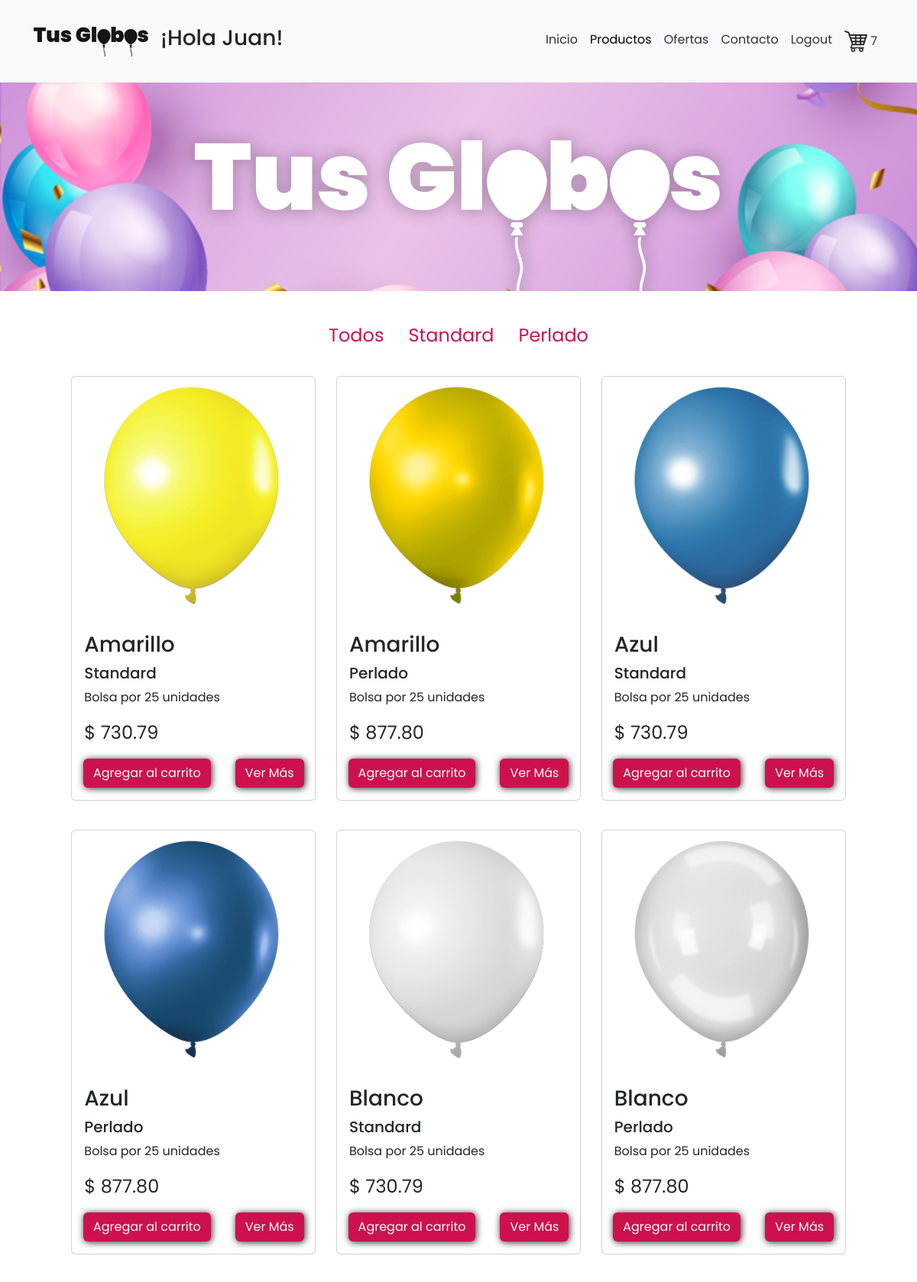
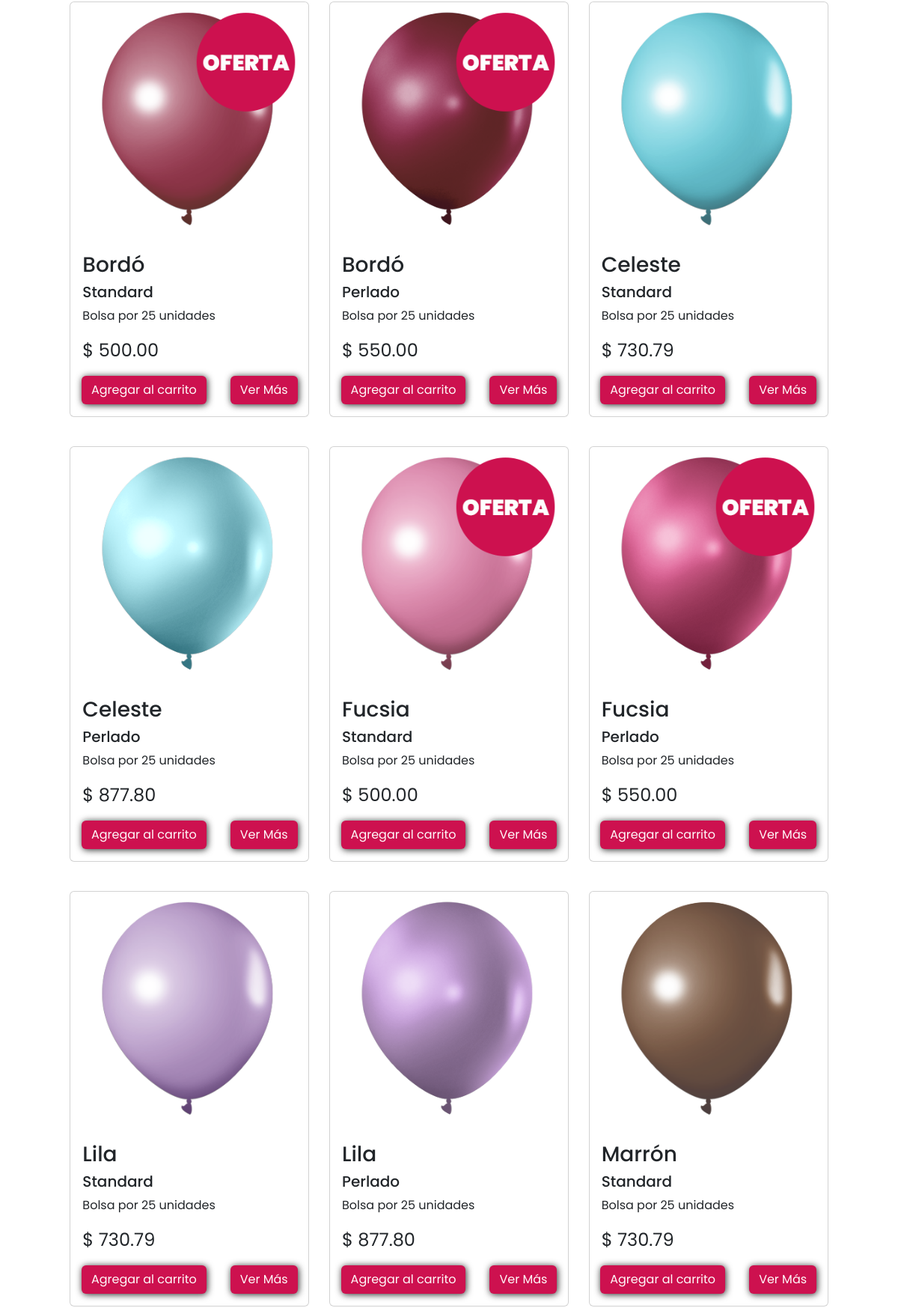
The page /public/views/template/catalogo.php (signed in, upper part) on the database its author committed (2 pictures, top to bottom).
### tables this page shows
CREATE TABLE `productos` (
  `id` int(11) NOT NULL,
  `nombre` varchar(50) DEFAULT NULL,
  `tipo` varchar(20) DEFAULT NULL,
  `descripcion` varchar(100) DEFAULT NULL,
  `precio` decimal(8,2) DEFAULT NULL,
  `unidadesporbolsa` int(11) DEFAULT NULL,
  `categoria` varchar(20) DEFAULT NULL,
  `imagen` varchar(50) DEFAULT NULL,
  `stock` int(11) DEFAULT NULL
);

### resources/controllers/Productos.php (called while the page is built, shortened)
<?php
class Productos {
    public function traer_catalogo():array{
      $conexion = new Conexion();
      $db = $conexion->getConexion();
      $query = "SELECT * FROM productos";
      $stmt = $db->prepare($query);
      $stmt->execute();
      $catalogo = [];
   while ($row = $stmt->fetch(PDO::FETCH_ASSOC)){
          $productos = new self();
          $productos->id = $row['id'];
          $productos->nombre = $row['nombre'];
          $productos->tipo = $row['tipo'];
          $productos->precio = $row['precio'];
          $productos->descripcion = $row['descripcion'];
          $productos->unidadesporbolsa = $row['unidadesporbolsa'];
          $productos->imagen = $row['imagen'];
          $productos->categoria = $row['categoria'];
          $productos->stock = $row['stock'];
                    $catalogo[] = $productos;
        }
        return $catalogo;
    }
}
?>

### public/views/parts/producto_catalogo.php (the view, shortened to what this page needs)
<div class="container-cards" id="resultado">
    <?php
    require_once "../../../resources/controllers/Productos.php";
    $miObjeto = new Productos;
    $catalogo = $miObjeto->traer_catalogo();
    usort($catalogo, 'compararPorColor');
    foreach ($catalogo as $catalogoValue) {
        ?>
        <div class="card" style="width: 20rem;">
            <img class="card-img-top" src="../assets/img/<?php echo $catalogoValue->imagen ?>.png" alt="Globo color <?php echo $catalogoValue->nombre ?>">
            <div class="card-body">
                <h3 class="card-title"><?php echo $catalogoValue->nombre ?></h3>
                <h5><?php echo $catalogoValue->tipo ?></h5>
                <p class="card-text">Bolsa por <?php echo $catalogoValue->unidadesporbolsa ?> unidades</p>
                <p class="card-text precio-card">$ <?php echo $catalogoValue->precio ?></p>
            </div>
            <div class="div-btn-card">
                <a  class="btn" onclick="agregarACarrito(<?php echo $catalogoValue->id ?>, <?php echo $_SESSION['user']['id']?>)">Agregar al carrito</a>
                <a data-id="<?php echo $catalogoValue->id ?>" href="detalleproducto.php?id=<?= $catalogoValue->id ?>" class="btn">Ver Más</a>
            </div>
        </div>
        <?php
    }
    ?>
</div>

### public/views/assets/css/stylesgeneral.css (style rules this page uses)
* { margin: 0; padding: 0; font-family: "Poppins", sans-serif; box-sizing: border-box; }
:root { --color-light: #fffafa; --color-gris-medio: #32322c; --color-principal: rgb(205, 17, 79); --color-secundario: rgb(243, 42, 109); --color-gris-oscuro: #4c6085; }
.div-btn-card { display: flex; justify-content: center; gap: 2rem; }
.div-btn-card a { background-color: var(--color-principal); color: var(--color-light); filter: drop-shadow(1px 1px 5px rgb(37, 37, 37)); }
.precio-card { font-size: 1.5rem; }
.container-cards { display: grid; justify-items: center; grid-template-columns: repeat(3, 1fr); margin-inline: 5rem; }
.card { margin: 1.2rem 0rem; padding-bottom: 1rem; }
.card-title, h5, .btn-filtros { text-transform: capitalize; }

### rows shown on the page
productos: imagen (picture), nombre "Amarillo", tipo "Standard", unidadesporbolsa "25", precio "730.79"
productos: imagen (picture), nombre "Amarillo", tipo "Perlado", unidadesporbolsa "25", precio "877.80"
productos: imagen (picture), nombre "Azul", tipo "Standard", unidadesporbolsa "25", precio "730.79"
productos: imagen (picture), nombre "Azul", tipo "Perlado", unidadesporbolsa "25", precio "877.80"
productos: imagen (picture), nombre "Blanco", tipo "Standard", unidadesporbolsa "25", precio "730.79"
productos: imagen (picture), nombre "Blanco", tipo "Perlado", unidadesporbolsa "25", precio "877.80"
productos: imagen (picture), nombre "Bordó", tipo "Standard", unidadesporbolsa "25", precio "500.00"
productos: imagen (picture), nombre "Bordó", tipo "Perlado", unidadesporbolsa "25", precio "550.00"
productos: imagen (picture), nombre "Celeste", tipo "Standard", unidadesporbolsa "25", precio "730.79"
productos: imagen (picture), nombre "Celeste", tipo "Perlado", unidadesporbolsa "25", precio "877.80"
productos: imagen (picture), nombre "Fucsia", tipo "Standard", unidadesporbolsa "25", precio "500.00"
productos: imagen (picture), nombre "Fucsia", tipo "Perlado", unidadesporbolsa "25", precio "550.00"
productos: imagen (picture), nombre "Lila", tipo "Standard", unidadesporbolsa "25", precio "730.79"
productos: imagen (picture), nombre "Lila", tipo "Perlado", unidadesporbolsa "25", precio "877.80"
productos: imagen (picture), nombre "Marrón", tipo "Standard", unidadesporbolsa "25", precio "730.79"

### other values the page prints
$_SESSION['user']['nombre'] "Juan"
$cantidadCarrito "7"
$tipos "Standard"
$tipos "Perlado"
